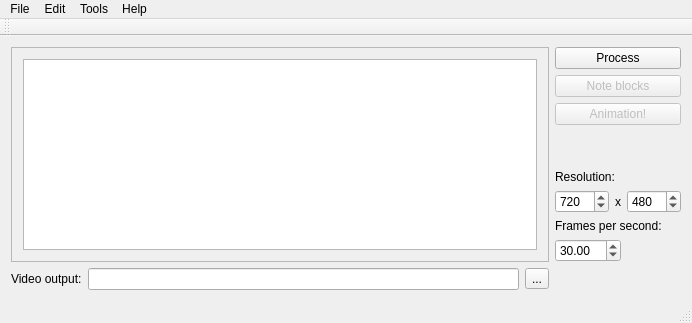
<?xml version="1.0" encoding="UTF-8"?>
<ui version="4.0">
 <class>MainWindow</class>
 <widget class="QMainWindow" name="MainWindow">
  <property name="geometry">
   <rect>
    <x>0</x>
    <y>0</y>
    <width>692</width>
    <height>323</height>
   </rect>
  </property>
  <property name="windowTitle">
   <string>Música Visual</string>
  </property>
  <widget class="QWidget" name="centralWidget">
   <layout class="QGridLayout" name="gridLayout">
    <item row="4" column="3" colspan="2">
     <widget class="QLabel" name="label">
      <property name="text">
       <string>Resolution:</string>
      </property>
     </widget>
    </item>
    <item row="5" column="5">
     <widget class="QSpinBox" name="spb_res_y">
      <property name="maximum">
       <number>4096</number>
      </property>
      <property name="value">
       <number>480</number>
      </property>
     </widget>
    </item>
    <item row="7" column="3" colspan="2">
     <widget class="QDoubleSpinBox" name="dsb_fps">
      <property name="maximum">
       <double>60.000000000000000</double>
      </property>
      <property name="value">
       <double>30.000000000000000</double>
      </property>
     </widget>
    </item>
    <item row="3" column="3">
     <spacer name="verticalSpacer">
      <property name="orientation">
       <enum>Qt::Vertical</enum>
      </property>
      <property name="sizeHint" stdset="0">
       <size>
        <width>20</width>
        <height>40</height>
       </size>
      </property>
     </spacer>
    </item>
    <item row="5" column="3">
     <widget class="QSpinBox" name="spb_res_x">
      <property name="maximum">
       <number>4096</number>
      </property>
      <property name="value">
       <number>720</number>
      </property>
     </widget>
    </item>
    <item row="2" column="3" colspan="3">
     <widget class="QPushButton" name="pb_animation">
      <property name="enabled">
       <bool>false</bool>
      </property>
      <property name="text">
       <string>Animation!</string>
      </property>
     </widget>
    </item>
    <item row="8" column="2">
     <widget class="QToolButton" name="toolButton">
      <property name="text">
       <string>...</string>
      </property>
     </widget>
    </item>
    <item row="0" column="3" colspan="3">
     <widget class="QPushButton" name="pb_process">
      <property name="text">
       <string>Process</string>
      </property>
      <property name="checkable">
       <bool>false</bool>
      </property>
     </widget>
    </item>
    <item row="1" column="3" colspan="3">
     <widget class="QPushButton" name="pb_noteBlocks">
      <property name="enabled">
       <bool>false</bool>
      </property>
      <property name="text">
       <string>Note blocks</string>
      </property>
     </widget>
    </item>
    <item row="5" column="4">
     <widget class="QLabel" name="label_3">
      <property name="text">
       <string>x</string>
      </property>
     </widget>
    </item>
    <item row="6" column="3" colspan="3">
     <widget class="QLabel" name="label_2">
      <property name="text">
       <string>Frames per second:</string>
      </property>
     </widget>
    </item>
    <item row="8" column="1">
     <widget class="QLineEdit" name="edt_videoOutput"/>
    </item>
    <item row="8" column="0">
     <widget class="QLabel" name="label_4">
      <property name="text">
       <string>Video output:</string>
      </property>
     </widget>
    </item>
    <item row="0" column="0" rowspan="8" colspan="3">
     <widget class="QScrollArea" name="scrollArea">
      <property name="widgetResizable">
       <bool>true</bool>
      </property>
      <widget class="QWidget" name="scrollAreaWidgetContents_2">
       <property name="geometry">
        <rect>
         <x>0</x>
         <y>0</y>
         <width>524</width>
         <height>215</height>
        </rect>
       </property>
       <layout class="QGridLayout" name="gridLayout_2">
        <item row="0" column="0">
         <widget class="QPlainTextEdit" name="plainTextEdit">
          <property name="sizePolicy">
           <sizepolicy hsizetype="Expanding" vsizetype="Preferred">
            <horstretch>0</horstretch>
            <verstretch>0</verstretch>
           </sizepolicy>
          </property>
          <property name="font">
           <font>
            <family>Monospace</family>
           </font>
          </property>
          <property name="sizeAdjustPolicy">
           <enum>QAbstractScrollArea::AdjustToContents</enum>
          </property>
          <property name="readOnly">
           <bool>false</bool>
          </property>
         </widget>
        </item>
       </layout>
      </widget>
     </widget>
    </item>
   </layout>
  </widget>
  <widget class="QMenuBar" name="menuBar">
   <property name="geometry">
    <rect>
     <x>0</x>
     <y>0</y>
     <width>692</width>
     <height>20</height>
    </rect>
   </property>
   <widget class="QMenu" name="menuFile">
    <property name="title">
     <string>File</string>
    </property>
    <addaction name="actionOpen"/>
    <addaction name="actionSave_as"/>
    <addaction name="actionImport_MIDI_File"/>
    <addaction name="separator"/>
    <addaction name="actionExit"/>
   </widget>
   <widget class="QMenu" name="menuEdit">
    <property name="title">
     <string>Edit</string>
    </property>
    <addaction name="actionSetup_layers"/>
    <addaction name="actionRendering_Properties"/>
    <addaction name="separator"/>
    <addaction name="actionSave_settings_as"/>
    <addaction name="actionLoad_settings"/>
    <addaction name="separator"/>
    <addaction name="actionProcess_chords"/>
   </widget>
   <widget class="QMenu" name="menuHelp">
    <property name="title">
     <string>Help</string>
    </property>
    <addaction name="separator"/>
    <addaction name="actionHow_does_it_work"/>
    <addaction name="separator"/>
    <addaction name="actionAbout"/>
   </widget>
   <widget class="QMenu" name="menuTools">
    <property name="title">
     <string>Tools</string>
    </property>
    <addaction name="actionSqueeze_tracks"/>
    <addaction name="separator"/>
    <addaction name="actionSplit_channels_into_tracks"/>
   </widget>
   <addaction name="menuFile"/>
   <addaction name="menuEdit"/>
   <addaction name="menuTools"/>
   <addaction name="menuHelp"/>
  </widget>
  <widget class="QToolBar" name="mainToolBar">
   <attribute name="toolBarArea">
    <enum>TopToolBarArea</enum>
   </attribute>
   <attribute name="toolBarBreak">
    <bool>false</bool>
   </attribute>
  </widget>
  <widget class="QStatusBar" name="statusBar"/>
  <action name="actionOpen">
   <property name="text">
    <string>Open...</string>
   </property>
  </action>
  <action name="actionImport_MIDI_File">
   <property name="text">
    <string>Import MIDI File...</string>
   </property>
  </action>
  <action name="actionExit">
   <property name="text">
    <string>Exit</string>
   </property>
  </action>
  <action name="actionSave_as">
   <property name="text">
    <string>Save as...</string>
   </property>
  </action>
  <action name="actionTracks">
   <property name="text">
    <string>Tracks...</string>
   </property>
  </action>
  <action name="actionRendering_Properties">
   <property name="text">
    <string>Rendering Properties...</string>
   </property>
  </action>
  <action name="actionSave_settings_as">
   <property name="text">
    <string>Save settings as...</string>
   </property>
  </action>
  <action name="actionLoad_settings">
   <property name="text">
    <string>Load settings...</string>
   </property>
  </action>
  <action name="actionHow_does_it_work">
   <property name="text">
    <string>How does it work?</string>
   </property>
  </action>
  <action name="actionAbout">
   <property name="text">
    <string>About...</string>
   </property>
  </action>
  <action name="actionSqueeze_tracks">
   <property name="enabled">
    <bool>true</bool>
   </property>
   <property name="text">
    <string>Remove empty tracks (squeeze)</string>
   </property>
  </action>
  <action name="actionSetup_block_layers">
   <property name="text">
    <string>Setup block layers...</string>
   </property>
  </action>
  <action name="actionSetup_chord_layers">
   <property name="text">
    <string>Setup chord layers…</string>
   </property>
  </action>
  <action name="actionSetup_layers">
   <property name="text">
    <string>Setup layers…</string>
   </property>
  </action>
  <action name="actionSplit_channels_into_tracks">
   <property name="text">
    <string>Split channels into tracks</string>
   </property>
  </action>
  <action name="actionProcess_chords">
   <property name="checkable">
    <bool>true</bool>
   </property>
   <property name="checked">
    <bool>true</bool>
   </property>
   <property name="text">
    <string>Process chords</string>
   </property>
  </action>
 </widget>
 <layoutdefault spacing="6" margin="11"/>
 <resources/>
 <connections>
  <connection>
   <sender>actionExit</sender>
   <signal>triggered()</signal>
   <receiver>MainWindow</receiver>
   <slot>close()</slot>
   <hints>
    <hint type="sourcelabel">
     <x>-1</x>
     <y>-1</y>
    </hint>
    <hint type="destinationlabel">
     <x>199</x>
     <y>149</y>
    </hint>
   </hints>
  </connection>
 </connections>
</ui>
